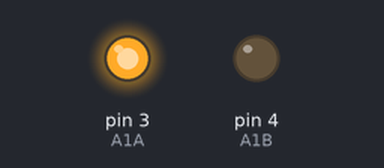
The sketch below on a simulated Arduino Uno, built with avr-gcc and run on an emulated ATmega328P. Parts: output pins drawn as LEDs (lit = HIGH).

Above: at 1.5 s.
At 6.5 s:
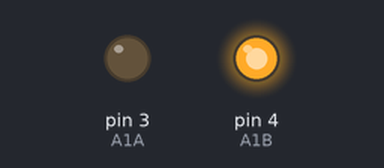
At 15.0 s:
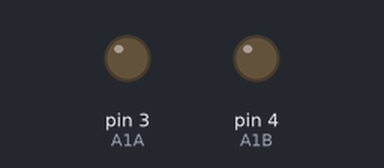
Timing chart, 0 to 20.8 s (numbered marks = the images above):
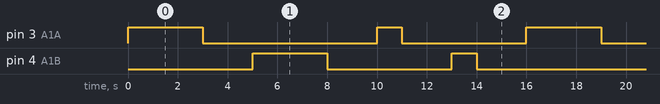

The sketch:

Motor_Arduino.ino
```cpp
const int A1A = 3;  // define pin 3 for A-1A (speed)
const int A1B = 4;  // define pin 4 for A-1B (direction)

void setup() {
  pinMode(A1A, OUTPUT);     // specify these pins as outputs
  pinMode(A1B, OUTPUT);
  digitalWrite(A1A, LOW);   // start with the motors off
  digitalWrite(A1B, LOW);
}

void loop() {
  // start the motor
  digitalWrite(A1A, HIGH);
  digitalWrite(A1B, LOW);
  delay(3000);              // allow the motor to run for 3 seconds

  // stop the motor
  digitalWrite(A1A, LOW);   // setting both pins LOW stops the motor
  digitalWrite(A1B, LOW);
  delay(2000);              // keep the motor off for 2 seconds

  // start the motor in opposite direction
  digitalWrite(A1A, LOW);  // A1A needs to be LOW to switch direction
  digitalWrite(A1B, HIGH);
  delay(3000);              // allow the motor to run for 3 seconds

 // stop the motor
  digitalWrite(A1A, LOW);   // setting both pins LOW stops the motor
  digitalWrite(A1B, LOW);
  delay(2000);              // keep the motor off for 2 seconds

// start the motor
  digitalWrite(A1A, HIGH);
  digitalWrite(A1B, LOW);
  delay(1000);              // allow the motor to run for 1 second

  // stop the motor
  digitalWrite(A1A, LOW);   // setting both pins LOW stops the motor
  digitalWrite(A1B, LOW);
  delay(2000);              // keep the motor off for 2 seconds

 // start the motor in opposite direction
  digitalWrite(A1A, LOW);  // A1A needs to be LOW to switch direction
  digitalWrite(A1B, HIGH);
  delay(1000);              // allow the motor to run for 1 second

  // stop the motor
  digitalWrite(A1A, LOW);   // setting both pins LOW stops the motor
  digitalWrite(A1B, LOW);
  delay(2000);

}
```

Measured:
- by itself, pin 3 (A1A): repeats every 16.0 s: LOW 7.0 s, HIGH 1.0 s, LOW 5.0 s, HIGH 3.0 s
- by itself, pin 4 (A1B): repeats every 16.0 s: LOW 5.0 s, HIGH 1.0 s, LOW 7.0 s, HIGH 3.0 s
- by itself, everything shown: repeats every 16.0 s, in 8 steps
